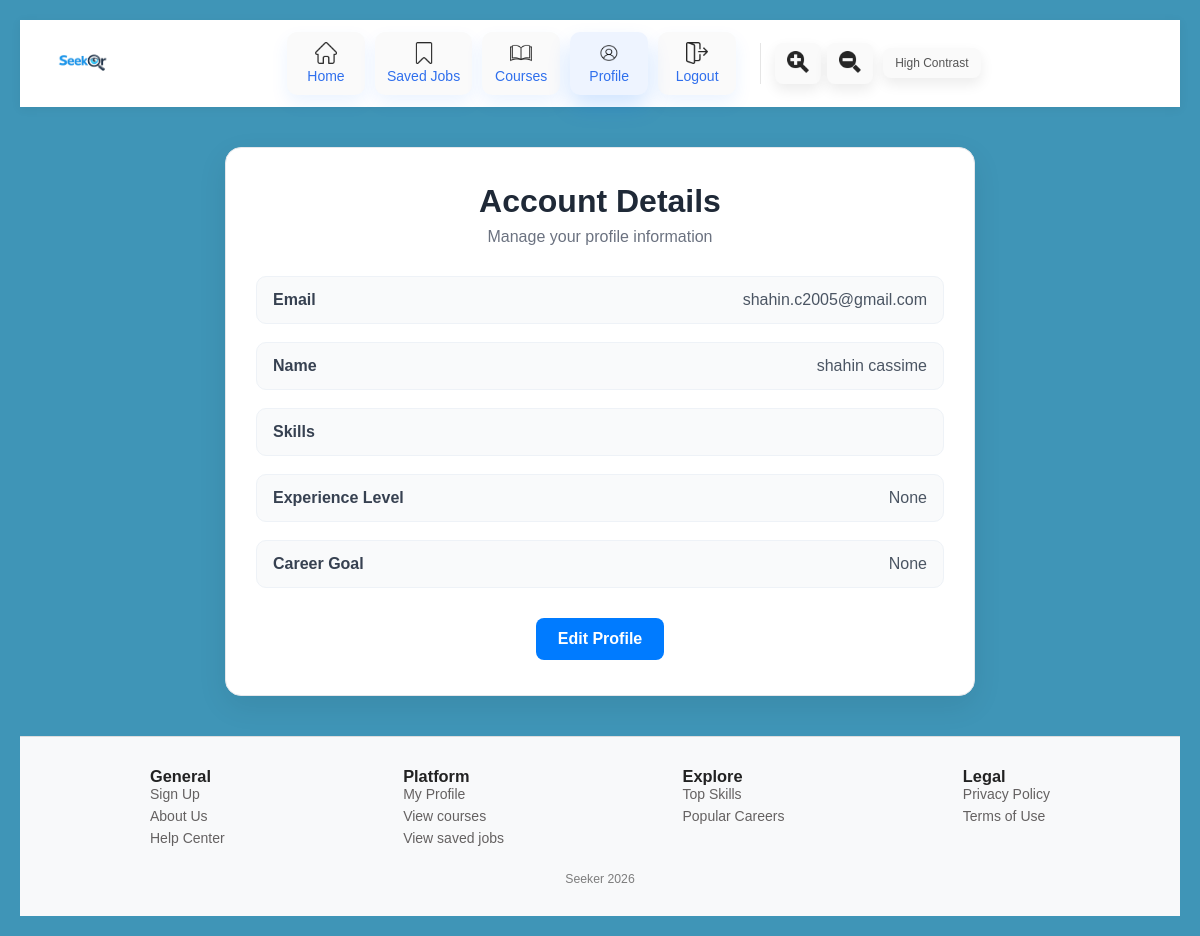
/account_page (signed in), run on an earlier commit of the app's database.
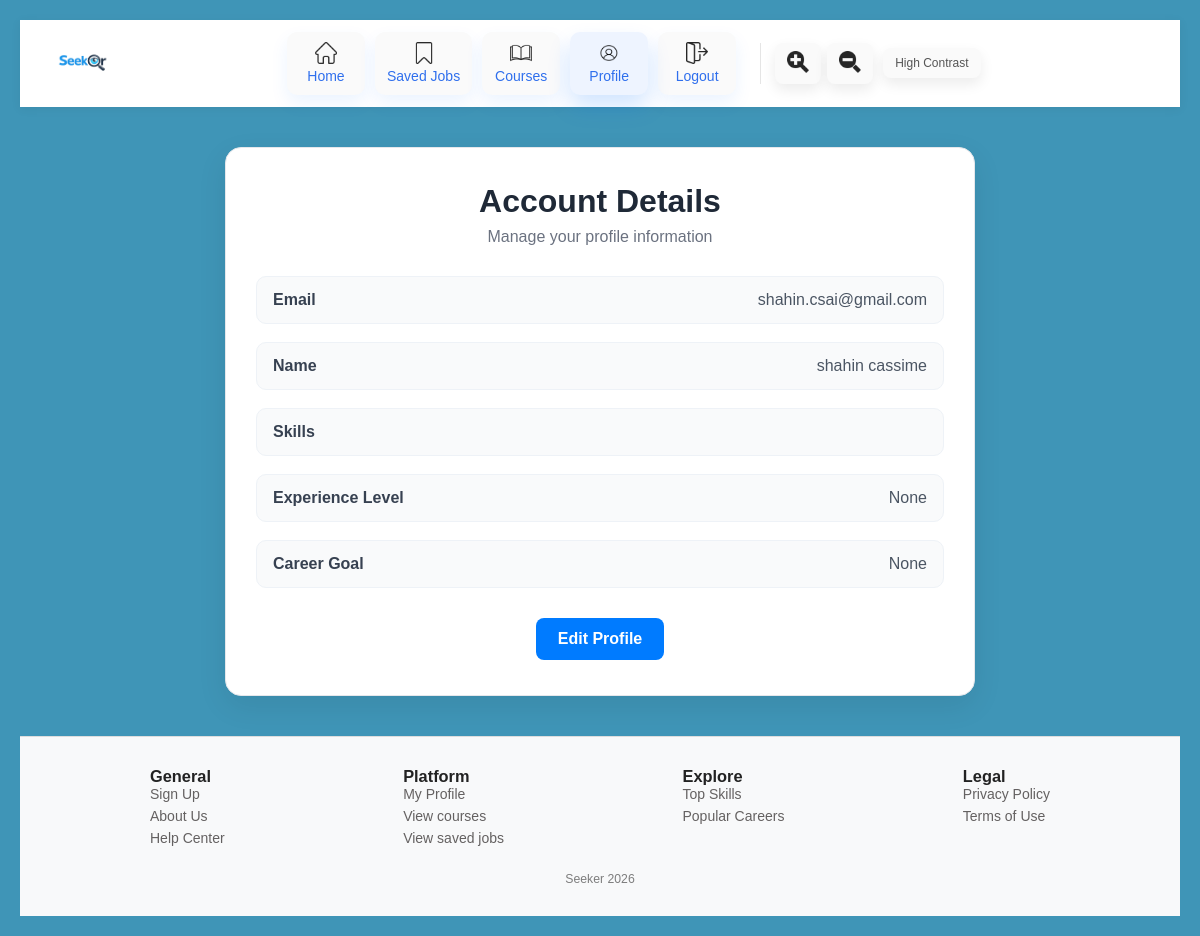
And on a later commit of the database.
### app.py (models this page shows, shortened)
class User(db.Model): #user table
    __tablename__="user"
    id = db.Column(db.Integer, primary_key=True)
    email = db.Column(db.String(120), unique=True, nullable=False)
    password = db.Column(db.String(200), nullable=False)
    name = db.Column(db.String(100))
    experience_level=db.Column(db.String(100))
    career_goal= db.Column(db.String(100))
    skills = db.relationship("UserSkill", backref="user", cascade="all, delete-orphan")

### app.py (the view)
@app.route('/account_page', methods=['GET']) #account page, allowing users to view their details
def account_page():
    user = get_logged_user()
    if not user:
        flash('Login first', 'error')
        return redirect(url_for('login_page'))
    return render_template('account_page.html', user=user)

### app.py (called while the page is built)
def get_logged_user():
    email = session.get("user")
    if not email:
        return None
    return User.query.filter_by(email=email).first()

### templates/account_page.html (shortened to what this page needs)
<!DOCTYPE html>
<html lang="en">
<head>
  <link rel="stylesheet" href="{{ url_for('static', filename='account_page.css') }}">
</head>
<body>
  {% include 'navbar.html' %}
  <div class="account-page">
    <div class="account-card">
      <h1>Account Details</h1>
      <p class="subtitle">Manage your profile information</p>
      <div class="account-info">
        <div class="info-row">
          <span class="label">Email</span>
          <span class="value">{{ user.email }}</span>
        </div>
        <div class="info-row">
          <span class="label">Name</span>
          <span class="value">{{ user.name }}</span>
        </div>
        <div class="info-row">
          <span class="label">Skills</span>
        </div>
        <div class="info-row">
          <span class="label">Experience Level</span>
          <span class="value">{{ user.experience_level }}</span>
        </div>
        <div class="info-row">
          <span class="label">Career Goal</span>
          <span class="value">{{ user.career_goal }}</span>
        </div>
      </div>
      <div class="account-action">
        <a href="{{ url_for('edit_account') }}" class="btn">Edit Profile</a>
      </div>
    </div>
  </div>
  {%include 'footer.html'%}
</body>
</html>

### templates/navbar.html (shortened to what this page needs)
<nav class="navbar">
<link rel="stylesheet" href="{{ url_for('static', filename='navbar.css') }}">
<div class="nav-brand">
  <a href="{{ url_for('home_page') }}">
      <img src="{{ url_for('static', filename='logo.png') }}" alt="Seeker Logo" class="logo">
  </a>
</div>
    <ul class="nav-links">
      <li><a href="{{ url_for('home_page') }}"><img src="{{ url_for('static', filename='home.png') }}" class="nav-icon"><span>Home</span></a></li>
    {% if session.get('user') %}
    <li><a href="{{ url_for('saved_jobs') }}" class="{% if request.endpoint == 'saved_jobs' %}active{% endif %}"><img src="{{ url_for('static', filename='save-instagram.png') }}" class="nav-icon" alt="Saved Jobs"><span>Saved Jobs</span></a></li>
    {% endif %}
    <li><a href="{{ url_for('courses_page') }}" class="{% if request.endpoint == 'courses_page' %}active{% endif %}"><img src="{{ url_for('static', filename='book.png') }}" class="nav-icon" alt="Courses"><span>Courses</span></a></li>
    {% if session.get('user') %}
    <div class="dropdown">
      <li><a href="{{ url_for('account_page') }}" class="{% if request.endpoint == 'account_page' %}active{% endif %}"><img src="{{ url_for('static', filename='profile.png') }}" class="nav-icon" alt="Profile"><span>Profile</span></a></li>
    </div>
    {% endif %}
    {% if session.get('user') %}
    <li><a href="{{ url_for('logout') }}" class="{% if request.endpoint == 'logout' %}active{% endif %}"><img src="{{ url_for('static', filename='logout.png') }}" class="nav-icon" alt='Logout'><span>Logout</span></a></li>
    {% else %}
    <li><a href="{{ url_for('login_page') }}" class="{% if request.endpoint == 'login_page' %}active{% endif %}"><img src="{{ url_for('static', filename='logout.png') }}" class="nav-icon" alt='Login'><span>Login</span></a></li>
    {% endif %}
    <div class="accessibility-controls">
      <button id="maximise" class="accessibility-btn"><img src="{{ url_for('static', filename='maximise.png') }}" class="maximise-icon"> </button>
      <button id="minimise" class="accessibility-btn"><img src="{{ url_for('static', filename='minimise.png') }}" class="minimise-icon"></button>
  </div>
  <button id="high-contrast" class="accessibility-btn">High Contrast</button>
    </ul>
  </nav>

### templates/footer.html (shortened to what this page needs)
<head>
    <link rel="stylesheet" href="{{ url_for('static', filename='footer.css') }}">
</head>
<footer class="footer">
    <div class="footer-container">
    <div class="footer-column">
        <h3>General</h3>
        <a href="{{ url_for('signup_page') }}">Sign Up</a>
        <a href="{{ url_for('about_us') }}">About Us</a>
        <a href="{{ url_for('contact_us') }}">Help Center</a>
      </div>
      <div class="footer-column">
        <h3>Platform</h3>
        <ul>
            <a href="{{ url_for('account_page') }}">My Profile</a>
            <a href="{{ url_for('courses_page') }}">View courses</a>
            <a href="{{ url_for('saved_jobs') }}">View saved jobs</a>
        </ul>
      </div>
      <div class="footer-column">
        <h3>Explore</h3>
        <ul>
          <a>Top Skills</a>
          <a>Popular Careers</a>
        </ul>
      </div>
      <div class="footer-column">
        <h3>Legal</h3>
        <ul>
          <a>Privacy Policy</a>
          <a>Terms of Use</a>
        </ul>
      </div>
    </div>
    <div class="footer-bottom">
      <p>Seeker 2026</p>
    </div>
  </footer>

### static/account_page.css (style rules this page uses)
* { margin: 0; padding: 0; box-sizing: border-box; font-family: Arial; }
body { background: linear-gradient(135deg, #f4f6f9, #e9eef5); min-height: 100vh; padding: 20px; color: #222; }
.account-page { display: flex; justify-content: center; align-items: flex-start; margin-top: 40px; }
.account-card { width: 100%; max-width: 750px; background: #fff; border-radius: 16px; padding: 35px 30px; box-shadow: 0 10px 30px rgba(0, 0, 0, 0.08); border: 1px solid #e5e7eb; }
.account-card h1 { text-align: center; font-size: 2em; margin-bottom: 8px; color: #1f2937; }
.subtitle { text-align: center; color: #6b7280; margin-bottom: 30px; }
.account-info { display: flex; flex-direction: column; gap: 18px; }
.info-row { display: flex; justify-content: space-between; align-items: flex-start; gap: 20px; padding: 14px 16px; background-color: #f9fafb; border-radius: 10px; border: 1px solid #eef2f7; }
.label { font-weight: bold; color: #374151; min-width: 150px; }
.value { flex: 1; color: #4b5563; text-align: right; word-break: break-word; }
.account-action { text-align: center; margin-top: 30px; border: none; }
.btn { display: inline-block; padding: 12px 22px; background-color: #007bff; color: white; text-decoration: none; border-radius: 8px; font-weight: bold; transition: 0.3s ease; }

### static/navbar.css (style rules this page uses)
* { box-sizing: border-box; }
body { margin: 0; font-family: Arial; background: rgb(63, 149, 183) }
.navbar { position: sticky; top: 0; z-index: 1000; display: flex; justify-content: space-between; align-items: center; padding: 12px 30px; background: #fff; box-shadow: 0 2px 10px rgba(0, 0, 0, 0.06); }
.nav-brand { display: flex; align-items: center; }
.logo { height: 45px; width: auto; display: block; }
.nav-links { list-style: none; display: flex; align-items: center; gap: 10px; margin: 0; padding: 0; }
.nav-links li a { display: flex; flex-direction: column; align-items: center; justify-content: center; gap: 4px; min-width: 78px; padding: 10px 12px; text-decoration: none; border-radius: 10px; background: #fafafa; color: #555; transition: transform 0.2s ease, box-shadow 0.2s ease, background-color 0.2s ease; box-shadow: 0 8px 18px rgba(0, 111, 255, 0.08); }
.nav-links li a.active { background: #eef4ff; box-shadow: 0 12px 22px rgba(0, 111, 255, 0.18); }
.nav-links li a span { font-size: 0.875em; font-weight: 500; line-height: 1.2; color: #2f6fed; }
.nav-icon { width: 22px; height: 22px; object-fit: contain; opacity: 0.85; transition: opacity 0.2s ease; }
.maximise-icon { width: 22px; height: 22px; object-fit: contain; opacity: 0.85; transition: opacity 0.2s ease; }
.minimise-icon { width: 22px; height: 22px; object-fit: contain; opacity: 0.85; transition: opacity 0.2s ease; }
.nav-links li a:hover .nav-icon, .nav-links li a.active .nav-icon { opacity: 1; }
.accessibility-controls { display: flex; align-items: center; gap: 6px; margin-left: 14px; padding-left: 14px; border-left: 1px solid #e5e5e5; }
.accessibility-btn { padding: 8px 12px; border: none; border-radius: 8px; background: #fafafa; color: #555; font-size: 12px; font-weight: 500; cursor: pointer; transition: transform 0.2s ease, box-shadow 0.2s ease, background-color 0.2s ease; box-shadow: 0 6px 14px rgba(0, 0, 0, 0.08); }
img { max-width: 100%; height: auto; }
.dropdown { position: relative; display: inline-block; }

### static/footer.css (style rules this page uses)
.footer { background: #f8f9fa; padding: 30px 20px; margin-top: 40px; border-top: 1px solid #ddd; font-size: 0.875em;; }
.footer-container { max-width: 900px; margin: auto; display: flex; justify-content: space-between; gap: 20px; }
.footer a { color: #646161; display: block; margin-bottom: 6px; background: none; border: none; padding: 0; text-decoration: none; }
.footer-bottom { text-align: center; margin-top: 20px; color: #7d7d7d; font-size: 0.875em; }

What changed in the data, as far as the page shows it:
changed User "shahin cassime": email "shahin.c2005@gmail.com" → "shahin.csai@gmail.com"
